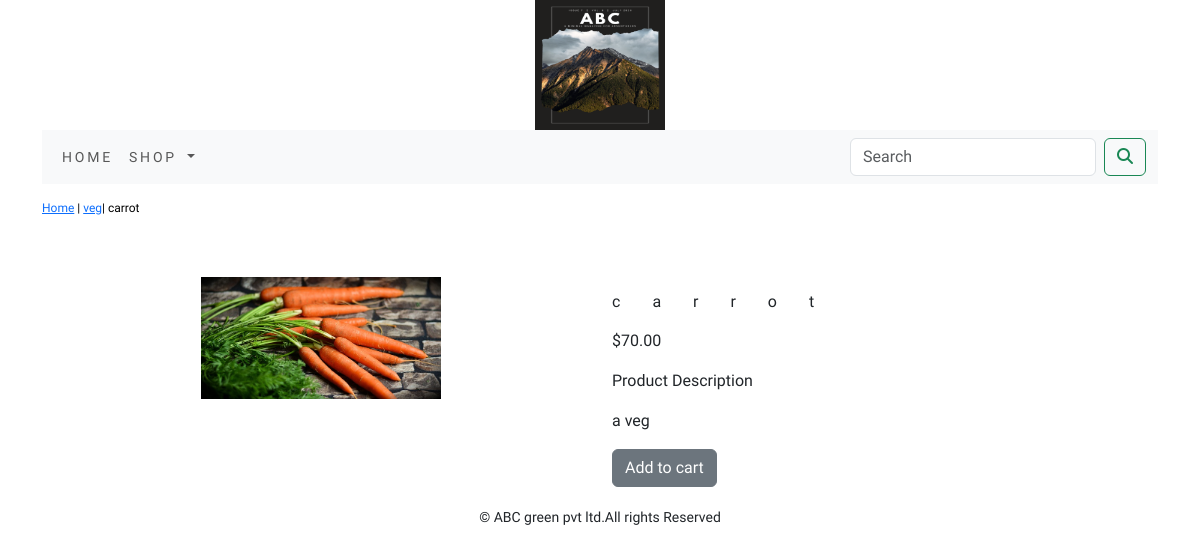
The page /shop/veg/carrot/ on the database its author committed.
### shop/models.py (models this page shows, shortened)
class Product(models.Model):
    name=models.CharField(max_length=250,unique=True)
    slug=models.SlugField(max_length=250,unique=True)
    description=models.TextField(blank=True)
    price=models.DecimalField(max_digits=10,decimal_places=2)
    category=models.ForeignKey(Category,on_delete=models.CASCADE)
    image=models.ImageField(upload_to='product',blank=True)
    stock=models.IntegerField()
    available=models.BooleanField(default=True)
    created=models.DateTimeField(auto_now_add=True)
    updated=models.DateTimeField(auto_now=True)
    class Meta:
        ordering=('name',)
        verbose_name='product'
        verbose_name_plural='products'

class Category(models.Model):
    name=models.CharField(max_length=250,unique=True)
    slug=models.SlugField(max_length=250,unique=True)
    description=models.TextField(blank=True)
    image=models.ImageField(upload_to='category',blank=True)
    class Meta:
        ordering=('name',)
        verbose_name='category'
        verbose_name_plural='categories'
    def get_url(self):
        return reverse('shop:product_by_category',args=[self.slug])
    def __str__(self):
        return  '{}'.format(self.name)

### shop/views.py (the view)
# urls.py: path('<slug:c_slug>/<slug:product_slug>/', views.proDetail,name='proDetail'),
def proDetail(request,c_slug,product_slug):
    try:
        product=Product.objects.get(category__slug=c_slug,slug=product_slug)
    except Exception as e:
        raise e
    return render(request,'product.html',{'product':product})

### cart/context_processors.py (called while the page is built)
def counter(request):
    item_count=0
    if 'admin' in request.path:
        return {}
    else:
        try:
            cart=Cart.objects.filter(cart_id=_cart_id(request))
            cart_items=CartItem.objects.all().filter(cart=cart[:1])
            for cart_item in cart_items:
                item_count +=cart_item.quantity
        except Cart.DoesNotExit:
            item_count =0
    return dict(item_count=item_count)

### cart/views.py (called while the page is built)
def _cart_id(request):
    cart=request.session.session_key
    if not cart:
        cart=request.session.create()
    return cart

### shop/context_processors.py (called while the page is built)
def menu_links(request):
    links=Category.objects.all()
    return  dict(links=links)

### templates/product.html (shortened to what this page needs)
{% extends 'base.html' %}
{% load static %}
{% block content %}
<div class="row my_prod_row_class" style="padding-top:15px;
padding-bottom:20px">
  <div class="mx_auto" style="color:#000;
font-size:12px;
text-decoration:none;">
    <p><a href="{% url 'shop:allProdCat' %}">Home</a> | <a href="{{product.category.get_url}}">{{product.category}}</a>| {{product.name}}</p>
  </div>
</div>
<div class="container">
<br>
<div class="row">
  <div class="col-12 col-sm-12 col-md-12 col-lg-6 text-center">
    <div style="min-width:18rem">
      <img src="{{product.image.url}}" alt="{{product.name}}" style="width:45%;height:50%;">
    </div>
  </div>
<br><br>
    <div class="col-12 col-sm-12 col-md-12 col-lg-6">
      <div>
      <h1 class="my_prod_title" style="font-size:16px;
text_transform:uppercase;
letter-spacing:2em;
padding-top:15px;
padding-bottom:10px;">{{product.name}}</h1>
      <p>${{product.price}}</p>
      <p class="my_title">Product Description</p>
      <p class="text-justify my_prod_text" style="padding-right:20px;">{{product.description}}</p>
        {% if product.stock <= 0 %}
      <p class="text-justify my_prod_text" style="padding-right:20px;"><b>Out of stock</b></p>
      {% else %}
      <a class="btn btn-secondary" href="{% url 'cart:add_cart' product.id %}">Add to cart</a>
      {% endif %}
    </div>
  </div>
  </div>
</div>
{% endblock %}

### templates/base.html (style rules this page uses)
body { font-family: 'Phudu', cursive; }

### rows shown on the page
Product: category "veg", name "carrot", image (picture), price "70.00", description "a veg"
